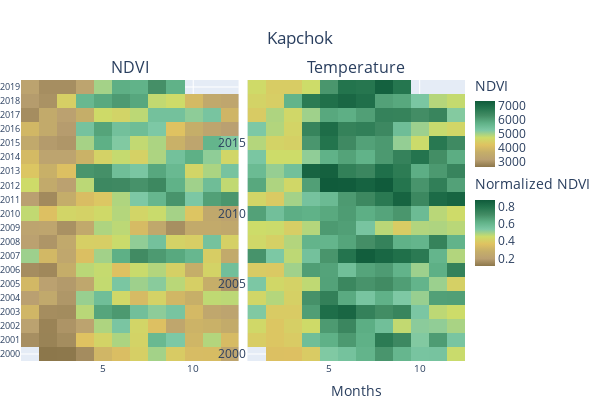

The cell this chart's notebook holds for it:
### Code cell
fig = make_subplots(rows = 1, cols =2, shared_yaxes=False, horizontal_spacing=0.02, subplot_titles=("NDVI", "Temperature", "Precipitation"))

fig.append_trace(go.Heatmap(
    x = df_ndvi['Kapchok'].index.month,
    y = df_ndvi['Kapchok'].index.year,
    z = df_ndvi['Kapchok'], 
    colorscale=[[0.0, "rgb(140,119,75)"],
                [0.1111111111111111, "rgb(186,160,113)"],
                [0.2222222222222222, "rgb(197,174,105)"],
                [0.3333333333333333, "rgb(223,194,97)"],
                [0.4444444444444444, "rgb(205,220,105)"],
                [0.5555555555555556, "rgb(125,200,165)"],
                [0.6666666666666666, "rgb(95,177,135)"],
                [0.7777777777777778, "rgb(66,140,100)"],
                [0.8888888888888888, "rgb(36,117,78)"],
                [1.0, "rgb(16,91,59)"]],
    colorbar=dict(title="NDVI",x=1, y=0.85, lenmode="pixels", len = 110, thickness=20),
    zmid = 5000
    ), row=1, col=1)

fig.append_trace(go.Heatmap(
    x=ndvi_norm['Kapchok'].index.month,
    y=ndvi_norm['Kapchok'].index.year,
    z=ndvi_norm['Kapchok'],
    colorscale=[[0.0, "rgb(140,119,75)"],
                [0.1111111111111111, "rgb(186,160,113)"],
                [0.2222222222222222, "rgb(197,174,105)"],
                [0.3333333333333333, "rgb(223,194,97)"],
                [0.4444444444444444, "rgb(205,220,105)"],
                [0.5555555555555556, "rgb(125,200,165)"],
                [0.6666666666666666, "rgb(95,177,135)"],
                [0.7777777777777778, "rgb(66,140,100)"],
                [0.8888888888888888, "rgb(36,117,78)"],
                [1.0, "rgb(16,91,59)"]],
    colorbar=dict(title="Normalized NDVI", x=1, y=0.5, lenmode="pixels", len = 110, thickness=20),
    zmid = 0.5
), row=1, col=2)

fig.update_layout(
    height = 400,
    width = 600,
    margin= dict(l=0, r=20, t=80, b=10),
    xaxis = dict(
        tickfont=dict(
            size=10
        )
    ),
    xaxis2 = dict(
        title = 'Months',
        tickfont=dict(
            size=10
        )
    ),
    yaxis = dict(
        type = 'category',
        tickfont=dict(
            size=9
        )
    ),
    title= { 
        'text':'Kapchok',
        'y':0.92,
        'x':0.5,
        'xanchor': 'center',
        'yanchor': 'top'}
)

fig.show()

### Figure 1 — Plotly figure (JSON) as saved in the notebook; plotly's stock layout.template omitted (floating-point values rounded to 4 significant figures; data arrays with more than 128 entries replaced by an {"elided": "..."} marker saying what was removed)
{"data": [{"colorbar": {"len": 110, "lenmode": "pixels", "thickness": 20, "title": {"text": "NDVI"}, "x": 1, "y": 0.85}, "colorscale": [[0, "rgb(140,119,75)"], [0.1111, "rgb(186,160,113)"], [0.2222, "rgb(197,174,105)"], [0.3333, "rgb(223,194,97)"], [0.4444, "rgb(205,220,105)"], [0.5556, "rgb(125,200,165)"], [0.6667, "rgb(95,177,135)"], [0.7778, "rgb(66,140,100)"], [0.8889, "rgb(36,117,78)"], [1, "rgb(16,91,59)"]], "type": "heatmap", "x": {"elided": "236 int values"}, "xaxis": "x", "y": {"elided": "236 int values"}, "yaxis": "y", "z": {"elided": "236 float values"}, "zmid": 5000}, {"colorbar": {"len": 110, "lenmode": "pixels", "thickness": 20, "title": {"text": "Normalized NDVI"}, "x": 1, "y": 0.5}, "colorscale": [[0, "rgb(140,119,75)"], [0.1111, "rgb(186,160,113)"], [0.2222, "rgb(197,174,105)"], [0.3333, "rgb(223,194,97)"], [0.4444, "rgb(205,220,105)"], [0.5556, "rgb(125,200,165)"], [0.6667, "rgb(95,177,135)"], [0.7778, "rgb(66,140,100)"], [0.8889, "rgb(36,117,78)"], [1, "rgb(16,91,59)"]], "type": "heatmap", "x": {"elided": "236 int values"}, "xaxis": "x2", "y": {"elided": "236 int values"}, "yaxis": "y2", "z": {"elided": "236 float values"}, "zmid": 0.5}], "layout": {"annotations": [{"font": {"size": 16}, "showarrow": false, "text": "NDVI", "x": 0.245, "xanchor": "center", "xref": "paper", "y": 1, "yanchor": "bottom", "yref": "paper"}, {"font": {"size": 16}, "showarrow": false, "text": "Temperature", "x": 0.755, "xanchor": "center", "xref": "paper", "y": 1, "yanchor": "bottom", "yref": "paper"}], "height": 400, "margin": {"b": 10, "l": 0, "r": 20, "t": 80}, "title": {"text": "Kapchok", "x": 0.5, "xanchor": "center", "y": 0.92, "yanchor": "top"}, "width": 600, "xaxis": {"anchor": "y", "domain": [0, 0.49], "tickfont": {"size": 10}}, "xaxis2": {"anchor": "y2", "domain": [0.51, 1], "tickfont": {"size": 10}, "title": {"text": "Months"}}, "yaxis": {"anchor": "x", "domain": [0, 1], "tickfont": {"size": 9}, "type": "category"}, "yaxis2": {"anchor": "x2", "domain": [0, 1]}}}
